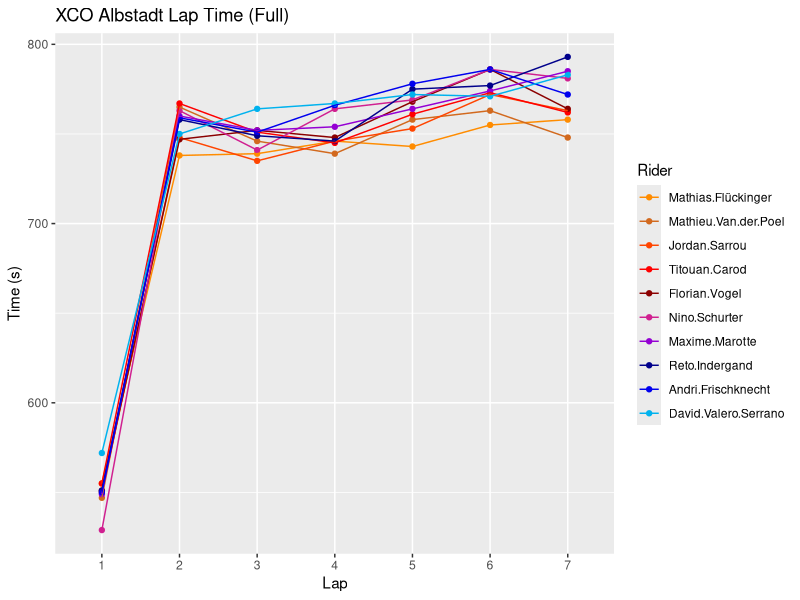
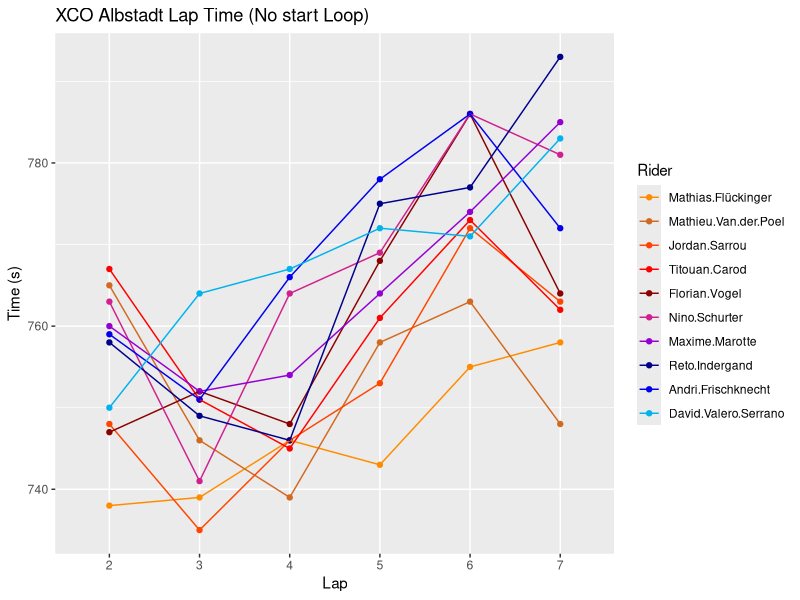
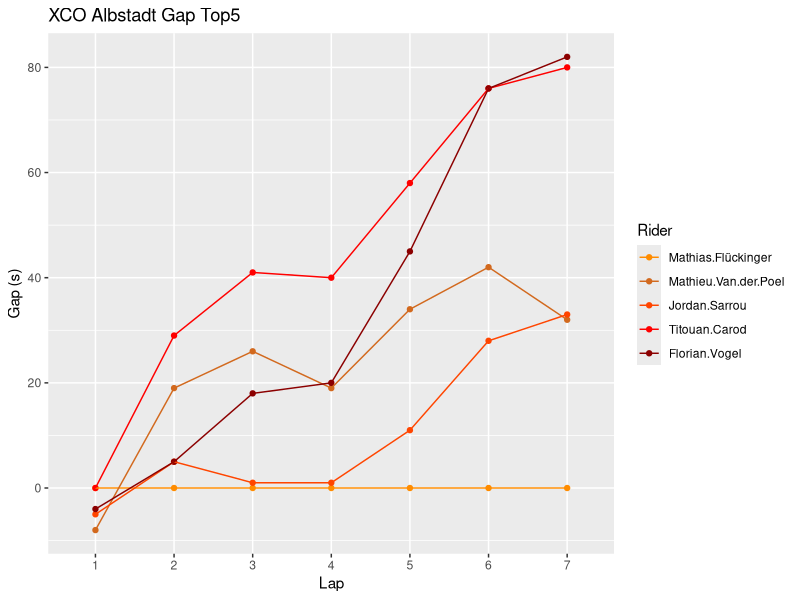
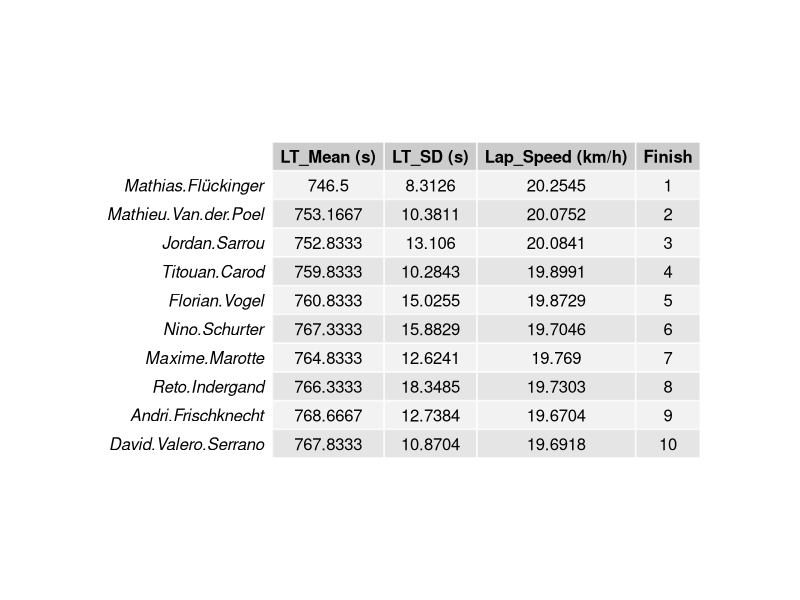
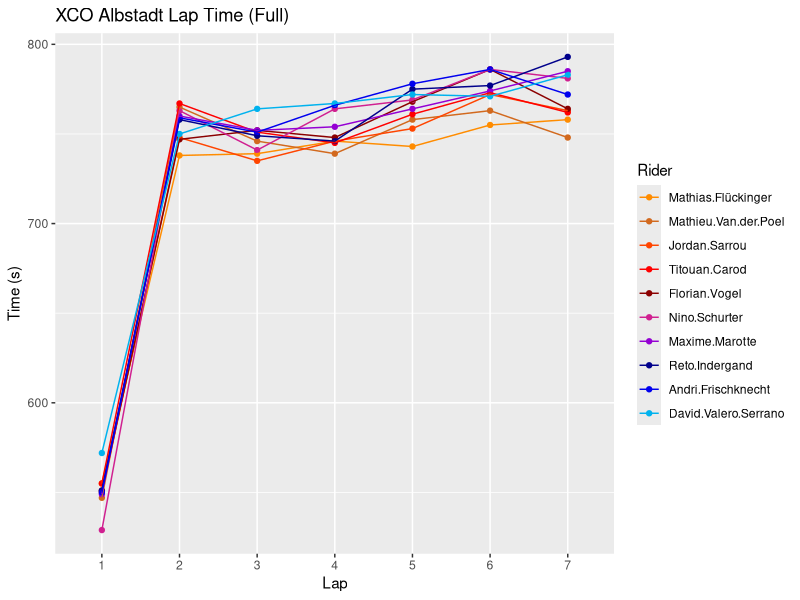
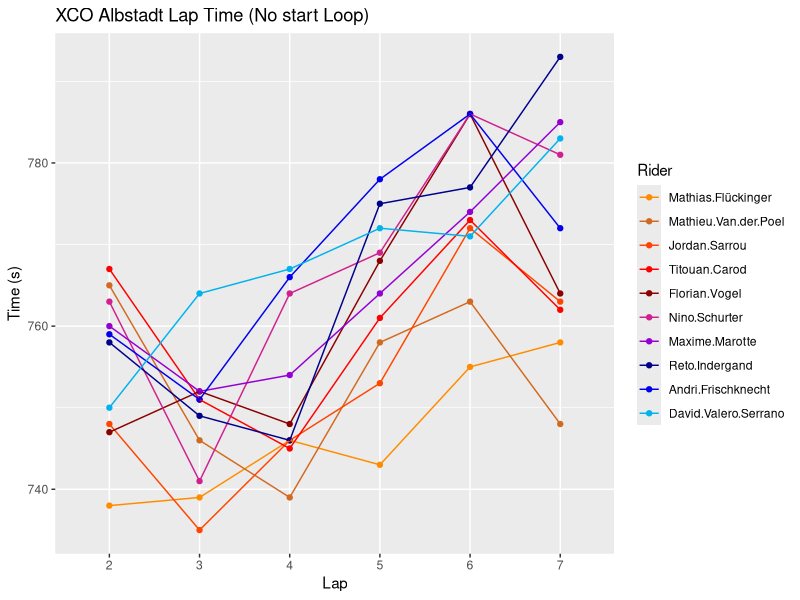
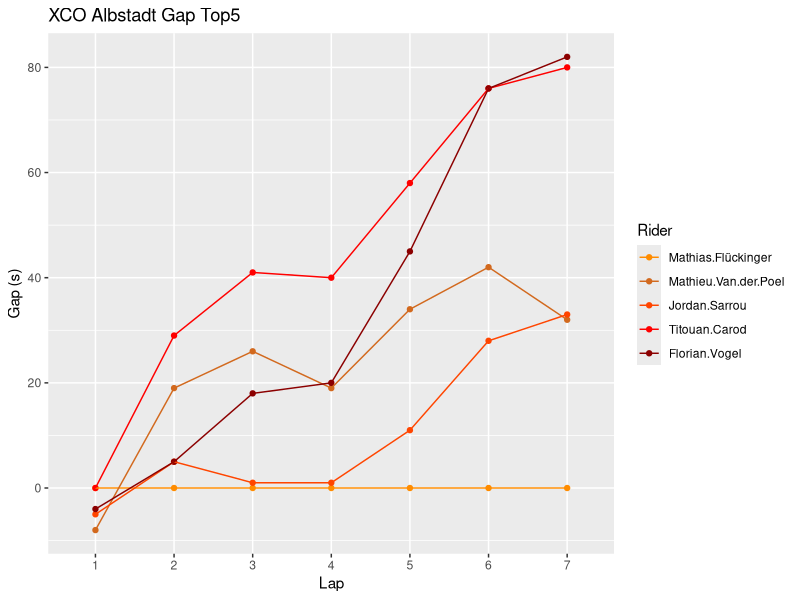

Reproduce these figures in R, in order.
#MTB Data Analysis
## ================================================================================##
# ==============================READ ME=======================================#

# Always check the number of laps in the race, editing on the dataframe must be done accordingly.
# Always check presence of a starting loop in the race. If not present comment all _NSL script lines.
# modfiy nlaps only during the generation of the variable
# modify lap_length only during generation of the variable (meters)
# when computing mean and sd check the presence of startloop: if it wasnt in the race all occurences of 
  #DF_LapTime_NSL should become DF_LapTime
# fix the ratio for the jpeg table -> recomended: 800x400

#Data and variables
DF = read.csv("XCO_ALBSTADT.csv")

nlaps=7 
lap_length = 4200

## ================================================================================##
#Data frame manip -> conversion to seconds and creation of timegaps
#install.packages("lubridate")
library(lubridate)
DF_LapTime= DF[-c(8:10),]
for (i in 2:11) {
  DF_LapTime[[i]]= period_to_seconds(hms(DF_LapTime[[i]]))
}

# no start loop
DF_LapTime_NSL= DF_LapTime[-1,]
DF_LapTime_NSL

#timegaps
DF_TimeGap = DF_LapTime[1:6]
for (j in 1:nlaps) {
  temp = DF_TimeGap[j,2]
  for (t in 2:6) {
    if(j == 1){
      DF_TimeGap[j,t] = (DF_TimeGap[j,t] - temp) 
    }
    else{
      DF_TimeGap[j,t] = DF_TimeGap[j-1,t] + (DF_TimeGap[j,t] - temp)
    }
  }
}

# Mean and SD Laps -> "index" of how steady the rider was tempo-wise
Mean = c(1:10)
SD = c(1:10)
AVGSpeed = c(1:10)
for(i in 2:11){
  Mean[i-1]= round( mean(DF_LapTime_NSL[,i]), digits = 4 )
  SD[i-1]= round ( sd(DF_LapTime_NSL[,i]), digits= 4 )
  AVGSpeed[i-1] = round( (lap_length/Mean[i-1]) * 3.6, digits=4 )
}
DF_Stats = data.frame(matrix (ncol = 10, nrow = 3))
colnames(DF_Stats)= c(colnames(DF[2:11]))
DF_Stats[1,]= Mean
DF_Stats[2,]= SD
DF_Stats[3,]= AVGSpeed
row.names(DF_Stats)= c("LT_Mean (s)", "LT_SD (s)", "Lap_Speed (km/h)")
DF_Stats= t(DF_Stats)
Finish = c(1:10)
DF_Stats= cbind(DF_Stats, Finish)


## ================================================================================##
#melting the dataframe -> easy access for ggplot
library(reshape2)
DFMelt = melt(DF_LapTime, id.var="Lap")
names(DFMelt)[2] = "Rider"
names(DFMelt)[3] = "Time"

DFMelt_NSL = melt(DF_LapTime_NSL, id.var="Lap")
names(DFMelt_NSL)[2] = "Rider"
names(DFMelt_NSL)[3] = "Time"

DFMelt_TimeGap = melt(DF_TimeGap, id.var="Lap")
names(DFMelt_TimeGap)[2] = "Rider"
names(DFMelt_TimeGap)[3] = "Gap"


## ================================================================================##
#Graphical objects
#full
 library(ggplot2)
ggplot(DFMelt, aes(x = Lap, y = Time, col= Rider, group = Rider)) +
  geom_point()+
  geom_line()+
  xlab("Lap")+ ylab("Time (s)")+
  ggtitle("XCO Albstadt Lap Time (Full)")+
  scale_color_manual(values = c ("darkorange","chocolate","orangered1","red", "red4",
                                 "violetred", "darkviolet", "blue4", "blue2","deepskyblue2"))
ggsave("XCO_ALBSTADT_FULL.jpg")

#no start loop
ggplot(DFMelt_NSL, aes(x = Lap, y = Time, col= Rider, group = Rider)) +
  geom_point()+
  geom_line()+
  xlab("Lap")+ ylab("Time (s)")+
  ggtitle("XCO Albstadt Lap Time (No start Loop)")+
  scale_color_manual(values = c ("darkorange","chocolate","orangered1","red", "red4",
                                 "violetred", "darkviolet", "blue4", "blue2", "deepskyblue2"))
ggsave("XCO_ALBSTADT_NSL.jpg")

#timegaps
ggplot(DFMelt_TimeGap, aes(x = Lap, y = Gap, col= Rider, group = Rider)) +
  geom_point()+
  geom_line()+
  xlab("Lap")+ ylab("Gap (s)")+
  ggtitle("XCO Albstadt Gap Top5")+
  scale_color_manual(values = c ("darkorange","chocolate","orangered1","red", "red4"))
ggsave("XCO_ALBSTADT_GAP.jpg")

#mean-sd data
#install.packages("gridExtra")

library(gridExtra)
library(grid)
grid.newpage()
grid.table( as.data.frame(DF_Stats) )

  